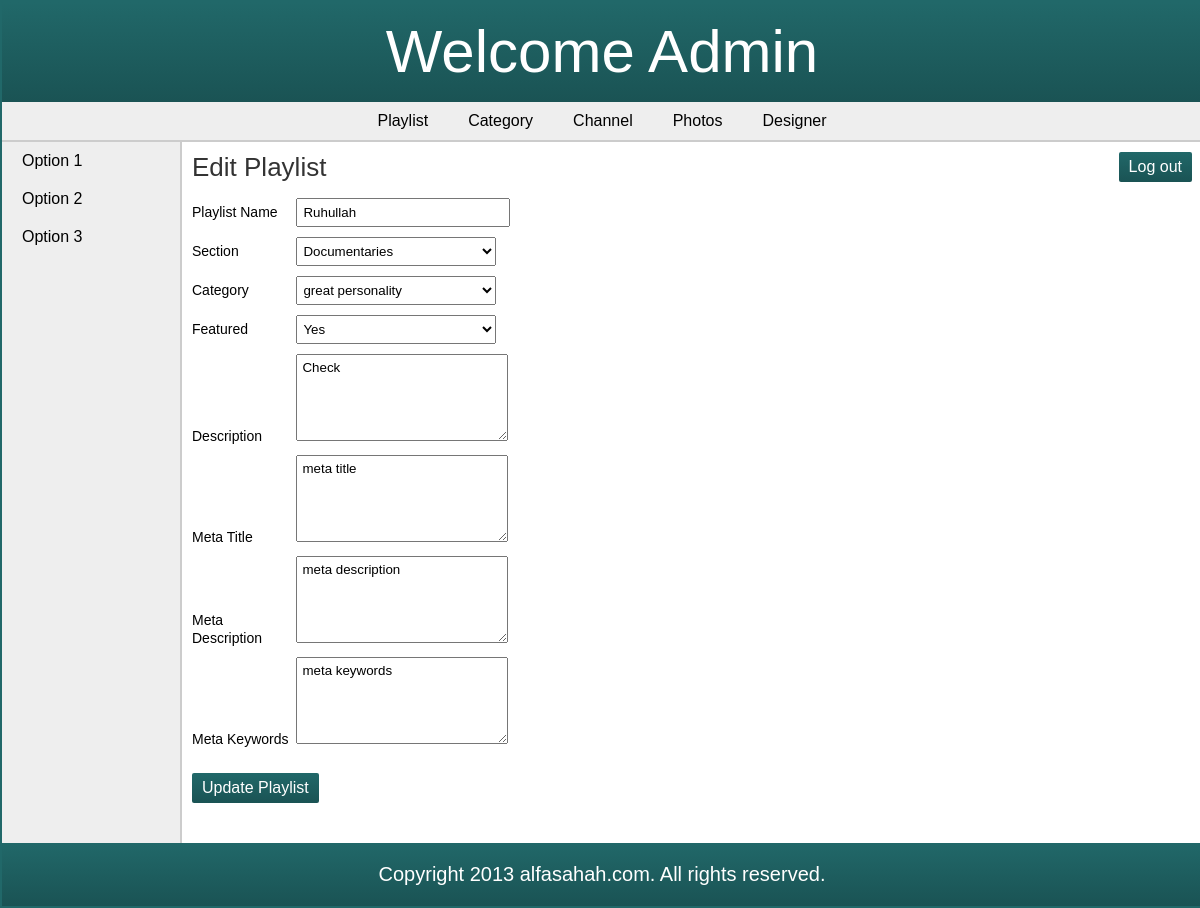
Page /admin/edit_playlist.php?id=2 on the committed database.
### tables this page shows
CREATE TABLE IF NOT EXISTS `playlist` (
  `playlist_id` int(11) NOT NULL AUTO_INCREMENT,
  `playlist_name` varchar(100) NOT NULL,
  `playlist_image` varchar(1000) NOT NULL,
  `playlist_desc` varchar(1000) DEFAULT NULL,
  `featured` tinyint(1) NOT NULL,
  `section_id` int(11) NOT NULL,
  `category_id` int(11) NOT NULL,
  `meta_title` varchar(100) DEFAULT NULL,
  `meta_desc` varchar(1000) DEFAULT NULL,
  `meta_keyword` varchar(1000) DEFAULT NULL,
  PRIMARY KEY (`playlist_id`),
  KEY `section_id` (`section_id`),
  KEY `category_id` (`category_id`)
);

CREATE TABLE IF NOT EXISTS `section` (
  `section_id` int(11) NOT NULL AUTO_INCREMENT,
  `section_name` varchar(25) NOT NULL,
  `meta_title` varchar(100) NOT NULL,
  `meta_desc` varchar(1000) NOT NULL,
  `meta_keywords` varchar(1000) NOT NULL,
  PRIMARY KEY (`section_id`)
);

CREATE TABLE IF NOT EXISTS `category` (
  `category_id` int(11) NOT NULL AUTO_INCREMENT,
  `category_name` varchar(50) NOT NULL,
  `section_id` int(11) NOT NULL,
  PRIMARY KEY (`category_id`),
  KEY `section_id` (`section_id`)
);

### admin/edit_playlist.php (the view, shortened to what this page needs)
<?php
	require('../includes/config.php');
	if(!isset($_GET['id'])) {
		die();
	}
	else {
		$id = $_GET['id'];
		$query_selectSection = "SELECT section_id, section_name FROM section";
		$result_selectSection = $con->query($query_selectSection);
		$query_selectCategory = "SELECT category_id, category_name FROM category";
		$result_selectCategory = $con->query($query_selectCategory);
        $query_selectPlaylist = "SELECT * FROM playlist WHERE playlist_id = '$id'";
        $result_selectPlaylist = $con->query($query_selectPlaylist);
        $row_selectPlaylist = $result_selectPlaylist->fetch_array();
		$err_playName = $gen_error = "";
    }
?>
<!doctype html>
<html>
<head>
	<link rel="stylesheet" href="../includes/main_style.css" >
</head>
<body>
	<?php
		include("../includes/header_admin.inc.php");
		include("../includes/nav_admin.inc.php");
		include("../includes/aside_admin.inc.php");
	?>
	<section>
		<h1>Edit Playlist</h1>
	<form action="" method="POST" enctype="multipart/form-data" class="form">
	<ul class="form-list">
		<li>
			<div class="label-block"> <label for="playName">Playlist Name</label> </div>
			<div class="input-box"><input type="text" name="txtPlayName" id="playName" placeholder="Playlist Name" value="<?php echo $row_selectPlaylist['playlist_name']; ?>" /> </div> <span class="error_message"><?php echo $err_playName; ?></span>
		</li>
		<li>
			<div class="label-block"> <label for="cmbSection">Section</label> </div>
			<div class="input-box"><select name="cmbSection" data-rule-required="true" id="cmbSection">
			<?php while($row_selectSection = $result_selectSection->fetch_array()){ ?>
				<option value="<?php echo $row_selectSection['section_id']; ?>" <?php if($row_selectPlaylist['section_id'] == $row_selectSection['section_id']){ echo "selected";} ?>><?php echo $row_selectSection['section_name']; ?></option>
			<?php } ?></select>
		</li>
		<li>
			<div class="label-block"> <label for="cmbCategory">Category</label> </div>
			<div class="input-box"><select name="cmbCategory" data-rule-required="true" id="cmbCategory">
			<?php while($row_selectCategory = $result_selectCategory->fetch_array()){ ?>
				<option value="<?php echo $row_selectCategory['category_id']; ?>" <?php if($row_selectPlaylist['category_id'] == $row_selectCategory['category_id']){ echo "selected";} ?>><?php echo $row_selectCategory['category_name']; ?></option>
			<?php } ?>
                </select>
		</li>
		<li>
			<div class="label-block"> <label for="featured">Featured</label> </div>
			<div class="input-box"><select name="featured" data-rule-required="true" id="featured">
			<option value="1" <?php if($row_selectPlaylist['featured'] == 1) {echo "selected";} ?>> Yes </option>
		</select></div>
		</li>
		<li>
			<div class="label-block"> <label for="playDesc">Description</label> </div>
			<div class="input-box"><textarea name="txtPlayDesc" id="playDesc" rows="5" placeholder="Description of Playlist"><?php echo $row_selectPlaylist['playlist_desc'] ?></textarea> </div>
		</li>
		<li>
			<div class="label-block"> <label for="metaTitle">Meta Title</label> </div>
			<div class="input-box"><textarea name="txtMetaTitle" id="metaTitle" rows="5" placeholder="Meta Title"><?php echo $row_selectPlaylist['meta_title'] ?></textarea> </div>
		</li>
		<li>
			<div class="label-block"> <label for="metaDesc">Meta Description</label> </div>
			<div class="input-box"><textarea name="txtMetaDesc" id="metaTitle" rows="5" placeholder="Meta Description"><?php echo $row_selectPlaylist['meta_desc'] ?></textarea> </div>
		</li>
		<li>
			<div class="label-block"> <label for="metaKey">Meta Keywords</label> </div>
			<div class="input-box"><textarea name="txtMetaKey" id="metaKey" rows="5" placeholder="Meta Keywords"><?php echo $row_selectPlaylist['meta_keyword'] ?></textarea> </div>
		</li>
		<li>
			<input type="submit" value="Update Playlist" class="submit_button" /> <span class="error_message"><?php echo $gen_error; ?></span>
		</li>
	</ul>
	</form>
	</section>
	<?php
		include("../includes/footer_admin.inc.php");
	?>
</body>
</html>

### includes/main_style.css (style rules this page uses)
* { font-family: arial,sans-serif; margin:0px; padding:0px; }
body { width:1200px; margin:auto; border:2px solid #216869; }
li { list-style:none; margin:0px; }
label { margin:5px 0px; font-size:14px; }
.label-block { display:inline-block; width:100px; }
.input-box { display:inline-block; margin:5px 0px; }
.input-box input { width:200px; padding:5px 5px; margin:auto; }
.input-box textarea { width:200px; height:75px; padding:5px 5px; }
.input-box select { padding:5px 2px; width:200px; margin:auto; }
.submit_button { font-size:16px; margin-top:20px; margin-right:20px; padding:6px 10px; background:-webkit-linear-gradient(top,#216869,#1a5354); background: -moz-linear-gradient(top,#216869,#1a5354); filter: progid:DXImageTransform.Microsoft.Gradient(GradientType=0,StartColorStr='#216869',EndColorStr='#1a5354'); -ms-filter: "progid:DXImageTransform.Microsoft.Gradient(GradientType=0,StartColorStr='#216869',EndColorStr='#1a5354')"; background: -ms-linear-gradient(#216869, #1a5354); background-image:-webkit-gradient(linear, 50% 0%, 50% 100%, color-stop(0%, #216869), color-stop(100%, #1a5354)); border:none; color:white; -webkit-border-radius:2px; }
section { width:1000px; padding:10px; padding-bottom:40px; }
section h1 { margin-bottom:10px; font-weight:normal; color:#333; font-size: 26px; }

### rows in the picture
playlist: txtPlayName "Ruhullah", cmbSection "Documentaries", cmbCategory "great personality", featured "Yes", txtPlayDesc "Check", txtMetaTitle "meta title", txtMetaDesc "meta description", txtMetaKey "meta keywords"
